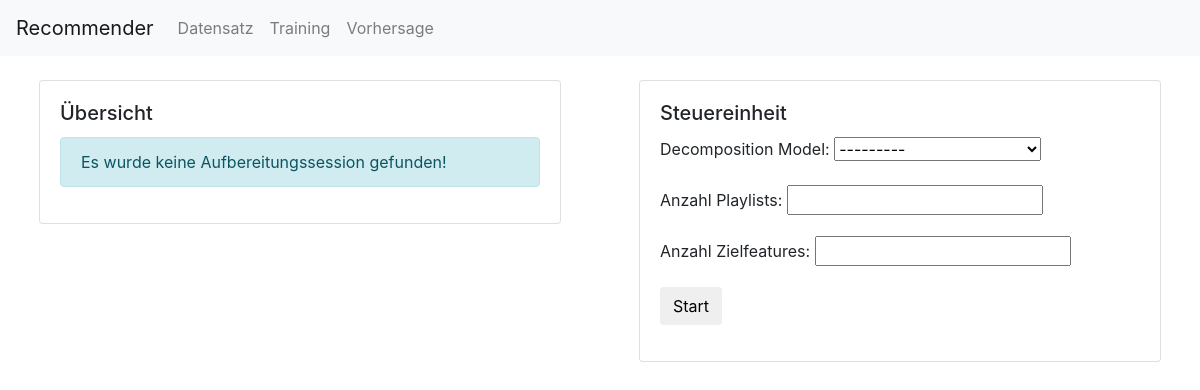
Before: /dataset with the older database file.
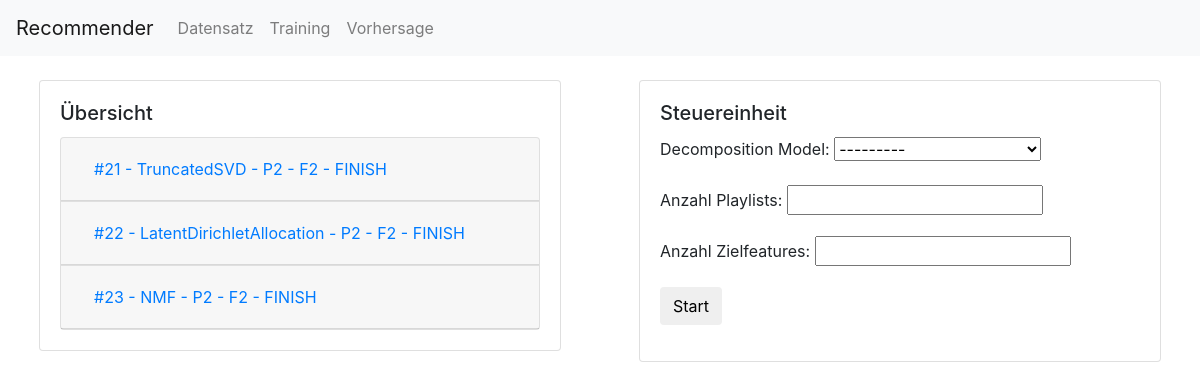
After: the same page with the newer database file.
### recommender/models.py (models this page shows, shortened)
class Preparation_Session(models.Model):
    environment = models.ForeignKey(Environment, on_delete=models.PROTECT)
    decomposition = models.ForeignKey(Decomposition, on_delete=models.PROTECT)
    status = models.CharField(max_length=20)
    num_initial_pids = models.IntegerField()
    num_target_features = models.IntegerField()
    def __str__(self):
        return '#{} - {} - P{} - F{} - {}'.format(self.id, self.decomposition, self.num_initial_pids,
                                                  self.num_target_features, self.status)

class Decomposition(models.Model):
    name = models.CharField(max_length=50)
    def __str__(self):
        return self.name

### recommender/views.py (the view)
# urls.py: url(r'^dataset$', views.dataset, name='dataset'),
def dataset(request):
    if request.method == "POST":
        form = PreparationControlForm(request.POST)
        if form.is_valid():
            preparation_session = form.save(commit=False)
            preparation_session.start()
    preparation_control_form = PreparationControlForm()
    context = {'preparation_control_form': preparation_control_form,
               'preparation_sessions': Preparation_Session.objects.all()}
    return render(request, 'recommender/dataset.html', context)

### recommender/forms.py
class PreparationControlForm(forms.ModelForm):
    class Meta:
        model = Preparation_Session
        fields = ('decomposition', 'num_initial_pids', 'num_target_features')
        labels = {
            'decomposition': _('Decomposition Model'),
            'num_initial_pids': _('Anzahl Playlists'),
            'num_target_features': _('Anzahl Zielfeatures'),
        }

### recommender/templates/recommender/dataset.html (shortened to what this page needs)
{% extends 'recommender/base.html' %}
{% block pagecontent %}
<div class="container-fluid">
    <div class="row">
        <div class="col-sm">
            <div class="card grid-card">
                <div class="card-body">
                    <h5 class="card-title">Übersicht</h5>
                    {% if preparation_sessions %}
                    <div class="accordion" id="preparation-sessions-accordion">
                        {% for session in preparation_sessions %}
                        <div class="card">
                            <div class="card-header" id="heading{{session.id}}">
                                <h5 class="mb-0">
                                    <button class="btn btn-link" type="button" data-toggle="collapse"
                                            data-target="#collapse{{session.id}}" aria-expanded="true"
                                            aria-controls="collapse{{session.id}}">
                                        {{session}}
                                    </button>
                                </h5>
                            </div>
                        </div>
                        {% endfor %}
                    </div>
                    {% else %}
                    <div class="alert alert-info" role="alert">
                        Es wurde keine Aufbereitungssession gefunden!
                    </div>
                    {% endif %}
                </div>
            </div>
        </div>
        <div class="col-sm">
            <div class="card grid-card">
                <div class="card-body">
                    <h5 class="card-title">Steuereinheit</h5>
                    <div class="container">
                        <div class="row">
                            <form method="POST" class="post-form">{% csrf_token %}
                                {{ preparation_control_form.as_p }}
                                <button type="submit" class="save btn btn-default">Start</button>
                            </form>
                        </div>
                    </div>
                </div>
            </div>
        </div>
    </div>
</div>
{% endblock %}

### recommender/templates/recommender/base.html (shortened to what this page needs)
{% load static %}
<html lang="en">
<head>
    <link rel="stylesheet" href="https://stackpath.bootstrapcdn.com/bootstrap/4.1.1/css/bootstrap.min.css"
>
    <link rel="stylesheet" href="../../static/css/uthoern.css"/>
</head>
<body>
{% include 'recommender/partials/nav-bar.html' %}
{% block pagecontent %}
{% endblock %}
</body>
</html>

### recommender/templates/recommender/partials/nav-bar.html (shortened to what this page needs)
<nav class="navbar navbar-expand-lg navbar-light bg-light">
    <a class="navbar-brand" href="#">Recommender</a>
    <div class="collapse navbar-collapse" id="navbarNav">
        <ul class="navbar-nav">
            <li class="nav-item">
                <a class="nav-link" href="{% url 'dataset' %}">Datensatz</a>
            </li>
            <li class="nav-item">
                <a class="nav-link" href="{% url 'training' %}">Training</a>
            </li>
            <li class="nav-item">
                <a class="nav-link" href="{% url 'prediction' %}">Vorhersage</a>
            </li>
        </ul>
    </div>
</nav>

### recommender/static/css/uthoern.css (style rules this page uses)
.grid-card { margin: 1.5rem; }

Changed rows visible on the page:
added Preparation_Session: id+decomposition+num_initial_pids "#21 - TruncatedSVD - P2 - F2 - FINISH"
added Preparation_Session: id+decomposition+num_initial_pids "#22 - LatentDirichletAllocation - P2 - F2 - FINISH"
added Preparation_Session: id+decomposition+num_initial_pids "#23 - NMF - P2 - F2 - FINISH"
Other visible differences:
text no longer shown: "Es wurde keine Aufbereitungssession gefunden!"
